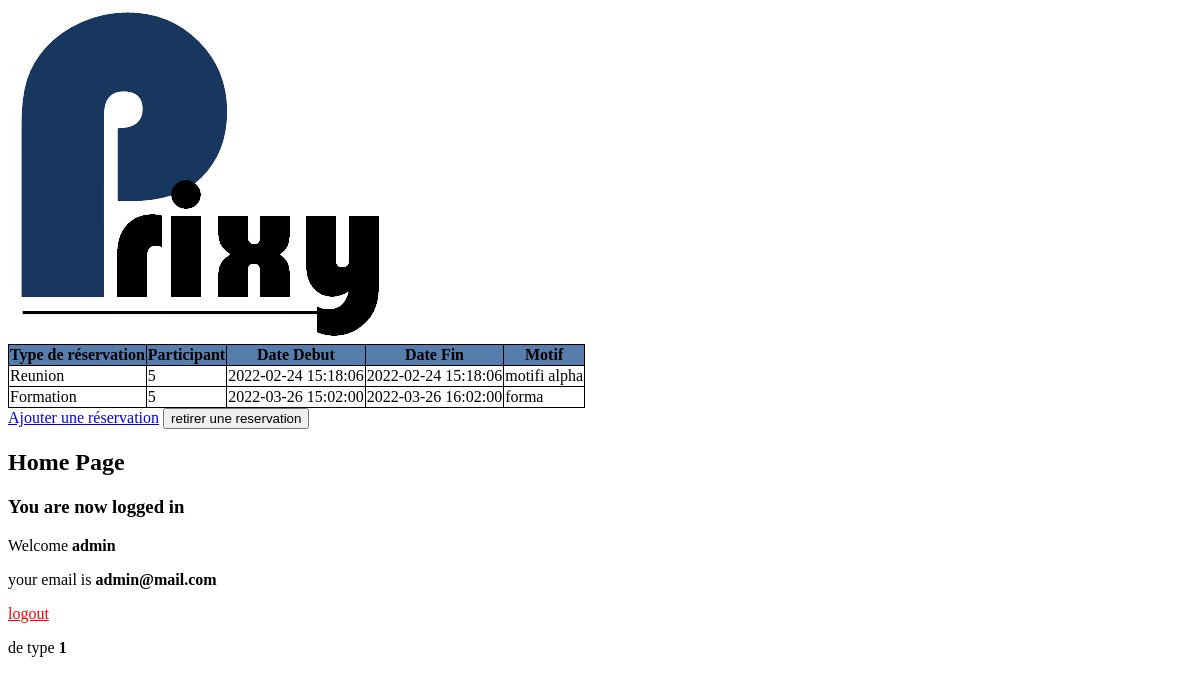
The app's page / (signed in) with its own data.
### tables this page shows
CREATE TABLE IF NOT EXISTS `agenda` (
  `RESId` int(11) NOT NULL AUTO_INCREMENT,
  `RESParticipant` int(30) NOT NULL,
  `RESTypeReservation` varchar(50) NOT NULL,
  `RESDateDebut` datetime NOT NULL,
  `RESDateFin` datetime NOT NULL,
  `RESMotif` varchar(255) NOT NULL,
  `RESFormateur` varchar(255) DEFAULT NULL,
  `USEREmail` varchar(255) NOT NULL,
  PRIMARY KEY (`RESId`),
  KEY `USEREmail` (`USEREmail`)
);

### index.php (the view, shortened to what this page needs)
<!DOCTYPE html>
<html>
    <head>
        <link rel="stylesheet" href="style.css">
    </head>
    <body>
        <img src="./images/logoPrixy-removebg-preview.png">
        <table>
            <tr>
                <th>Type de réservation</th>
                <th>Participant</th>
                <th>Date Debut</th>
                <th>Date Fin</th>
                <th>Motif</th>
            </tr>
            <tr>
                <?php
                require('db.php');
                $email=$_SESSION['email'];
                $sql = "SELECT * FROM agenda WHERE USEREmail='$email'";
                if($result = mysqli_query($connexion, $sql)){
                    if(mysqli_num_rows($result) >= 0){
                        while($row = mysqli_fetch_array($result)){
                            echo "<tr>";
                                echo "<td>" . $row['RESTypeReservation'] . "</td>";
                                echo "<td>" . $row['RESParticipant'] . "</td>";
                                echo "<td>" . $row['RESDateDebut'] . "</td>";
                                echo "<td>" . $row['RESDateFin'] . "</td>";
                                echo "<td>" . $row['RESMotif'] . "</td>";
                            echo "</tr>";
                        }
                    } else{
                        echo "No records matching your query were found.";
                    }
                } else{
                    echo "ERROR: Could not able to execute $sql. " . mysqli_error($link);
                }
                ?>
            </tr>
        </table>
        <a class="up" href="./reserver.php">Ajouter une réservation</a>
        <button>retirer une reservation</button>
        <div class="header">
            <h2>Home Page</h2>
        </div>
        <div class="content">
            <?php if (isset($_SESSION['success'])) : ?>
            <div class="error success" >
                <h3>
                <?php
                    echo $_SESSION['success'];
                ?>
                </h3>
            </div>
            <?php endif ?>
            <?php  if (isset($_SESSION['username'])) : ?>
            <p>Welcome <strong><?php echo $_SESSION['username']; ?></strong></p>
            <p>your email is <strong><?php echo $_SESSION['email']; ?></strong></p>
            <p> <a href="index.php?logout='1'" style="color: red;">logout</a> </p>
            <p>de type <strong><?php echo intval($_SESSION['privilege']);?></strong></P>
            <?php endif ?>
        </div>
    </body>
</html>

### style.css (style rules this page uses)
table { border-collapse: collapse; }
td, th { border: 1px solid black; }
th { background-color: #567DAC; }

### records on screen
agenda: RESTypeReservation "Reunion", RESParticipant "5", RESDateDebut "2022-02-24 15:18:06", RESDateFin "2022-02-24 15:18:06", RESMotif "motifi alpha"
agenda: RESTypeReservation "Formation", RESParticipant "5", RESDateDebut "2022-03-26 15:02:00", RESDateFin "2022-03-26 16:02:00", RESMotif "forma"

### other values on screen
$_SESSION['success'] "You are now logged in"
$_SESSION['username'] "admin"
$_SESSION['email'] "admin@mail.com"
$_SESSION['privilege'] "1"
